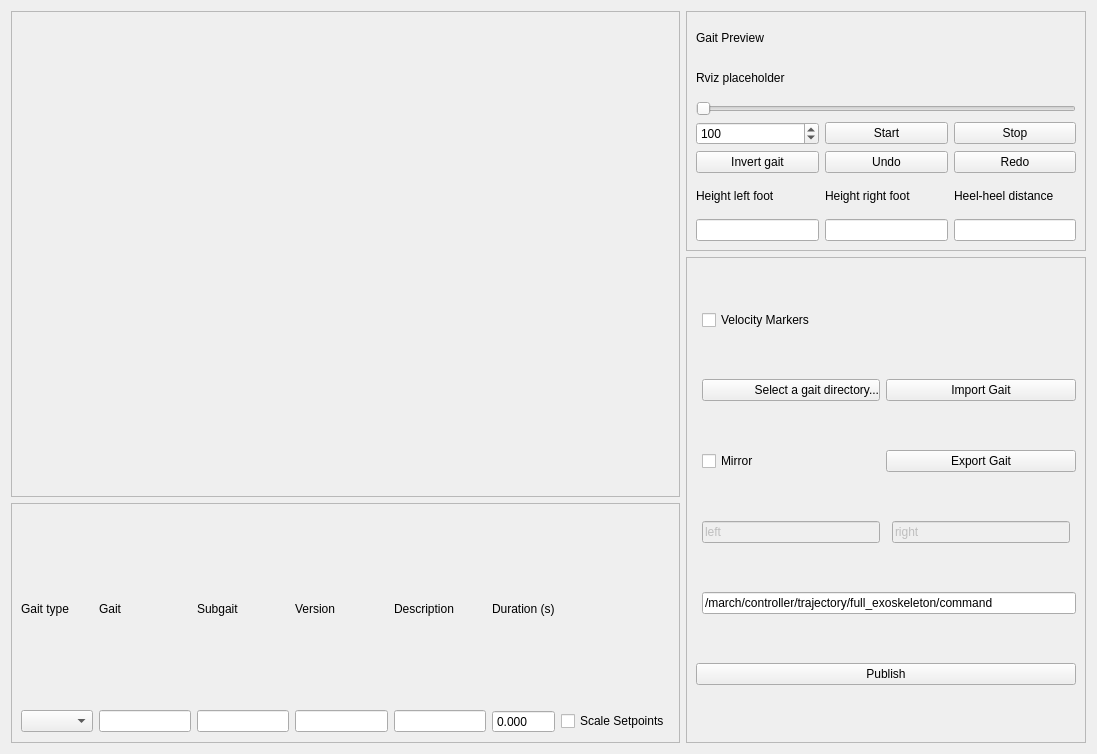
<?xml version="1.0" encoding="UTF-8"?>
<ui version="4.0">
 <class>March</class>
 <widget class="QWidget" name="March">
  <property name="geometry">
   <rect>
    <x>0</x>
    <y>0</y>
    <width>1097</width>
    <height>754</height>
   </rect>
  </property>
  <property name="windowTitle">
   <string>Form</string>
  </property>
  <layout class="QGridLayout" name="gridLayout_3">
   <item row="0" column="0" rowspan="2">
    <widget class="QFrame" name="JointSettingContainer">
     <property name="frameShape">
      <enum>QFrame::StyledPanel</enum>
     </property>
     <property name="frameShadow">
      <enum>QFrame::Raised</enum>
     </property>
     <layout class="QGridLayout" name="gridLayout_2"/>
    </widget>
   </item>
   <item row="2" column="0">
    <widget class="QFrame" name="GaitPropertiesFrame">
     <property name="frameShape">
      <enum>QFrame::StyledPanel</enum>
     </property>
     <property name="frameShadow">
      <enum>QFrame::Raised</enum>
     </property>
     <layout class="QGridLayout" name="gridLayout_5">
      <item row="0" column="1">
       <widget class="QLabel" name="GaitLabel">
        <property name="text">
         <string>Gait</string>
        </property>
       </widget>
      </item>
      <item row="2" column="6">
       <widget class="QLineEdit" name="Description"/>
      </item>
      <item row="0" column="7">
       <widget class="QLabel" name="DurationLabel">
        <property name="text">
         <string>Duration (s)</string>
        </property>
       </widget>
      </item>
      <item row="0" column="6">
       <widget class="QLabel" name="DescriptionLabel">
        <property name="text">
         <string>Description</string>
        </property>
       </widget>
      </item>
      <item row="0" column="3">
       <widget class="QLabel" name="VersionLabel">
        <property name="text">
         <string>Version</string>
        </property>
       </widget>
      </item>
      <item row="2" column="3">
       <widget class="QLineEdit" name="Version">
        <property name="sizePolicy">
         <sizepolicy hsizetype="Maximum" vsizetype="Fixed">
          <horstretch>0</horstretch>
          <verstretch>0</verstretch>
         </sizepolicy>
        </property>
       </widget>
      </item>
      <item row="2" column="9">
       <widget class="QCheckBox" name="ScaleSetpoints">
        <property name="toolTip">
         <string>Scale the setpoints based on their relative time when adjusting the duration.</string>
        </property>
        <property name="text">
         <string>Scale Setpoints</string>
        </property>
       </widget>
      </item>
      <item row="2" column="7">
       <widget class="QDoubleSpinBox" name="Duration">
        <property name="buttonSymbols">
         <enum>QAbstractSpinBox::NoButtons</enum>
        </property>
        <property name="decimals">
         <number>3</number>
        </property>
        <property name="singleStep">
         <double>0.000000000000000</double>
        </property>
       </widget>
      </item>
      <item row="2" column="2">
       <widget class="QLineEdit" name="Subgait"/>
      </item>
      <item row="0" column="2">
       <widget class="QLabel" name="SubgaitLabel">
        <property name="text">
         <string>Subgait</string>
        </property>
       </widget>
      </item>
      <item row="2" column="1">
       <widget class="QLineEdit" name="Gait">
        <property name="sizePolicy">
         <sizepolicy hsizetype="Maximum" vsizetype="Fixed">
          <horstretch>0</horstretch>
          <verstretch>0</verstretch>
         </sizepolicy>
        </property>
       </widget>
      </item>
      <item row="0" column="0">
       <widget class="QLabel" name="GaitTypeLabel">
        <property name="text">
         <string>Gait type</string>
        </property>
       </widget>
      </item>
      <item row="2" column="0">
       <widget class="QComboBox" name="GaitType"/>
      </item>
     </layout>
    </widget>
   </item>
   <item row="1" column="1" rowspan="2">
    <widget class="QFrame" name="SettingsFrame">
     <property name="sizePolicy">
      <sizepolicy hsizetype="Fixed" vsizetype="Minimum">
       <horstretch>0</horstretch>
       <verstretch>0</verstretch>
      </sizepolicy>
     </property>
     <property name="minimumSize">
      <size>
       <width>400</width>
       <height>0</height>
      </size>
     </property>
     <property name="frameShape">
      <enum>QFrame::StyledPanel</enum>
     </property>
     <property name="frameShadow">
      <enum>QFrame::Raised</enum>
     </property>
     <layout class="QGridLayout" name="gridLayout_4">
      <item row="7" column="2" colspan="4">
       <widget class="QLineEdit" name="TopicName">
        <property name="sizePolicy">
         <sizepolicy hsizetype="Expanding" vsizetype="Fixed">
          <horstretch>0</horstretch>
          <verstretch>0</verstretch>
         </sizepolicy>
        </property>
        <property name="text">
         <string>/march/controller/trajectory/full_exoskeleton/command</string>
        </property>
       </widget>
      </item>
      <item row="2" column="3" colspan="3">
       <widget class="QPushButton" name="Export">
        <property name="text">
         <string>Export Gait</string>
        </property>
       </widget>
      </item>
      <item row="2" column="2">
       <widget class="QCheckBox" name="Mirror">
        <property name="text">
         <string>Mirror</string>
        </property>
       </widget>
      </item>
      <item row="8" column="1" colspan="5">
       <widget class="QPushButton" name="Publish">
        <property name="sizePolicy">
         <sizepolicy hsizetype="Expanding" vsizetype="Fixed">
          <horstretch>0</horstretch>
          <verstretch>0</verstretch>
         </sizepolicy>
        </property>
        <property name="text">
         <string>Publish</string>
        </property>
       </widget>
      </item>
      <item row="1" column="3" colspan="3">
       <widget class="QPushButton" name="Import">
        <property name="sizePolicy">
         <sizepolicy hsizetype="Expanding" vsizetype="Fixed">
          <horstretch>0</horstretch>
          <verstretch>0</verstretch>
         </sizepolicy>
        </property>
        <property name="text">
         <string>Import Gait</string>
        </property>
       </widget>
      </item>
      <item row="1" column="2">
       <widget class="QPushButton" name="ChangeGaitDirectory">
        <property name="sizePolicy">
         <sizepolicy hsizetype="Expanding" vsizetype="Fixed">
          <horstretch>0</horstretch>
          <verstretch>0</verstretch>
         </sizepolicy>
        </property>
        <property name="maximumSize">
         <size>
          <width>200</width>
          <height>16777215</height>
         </size>
        </property>
        <property name="layoutDirection">
         <enum>Qt::LeftToRight</enum>
        </property>
        <property name="styleSheet">
         <string notr="true">#ChangeGaitDirectory {
Text-align: right
}</string>
        </property>
        <property name="text">
         <string>Select a gait directory...</string>
        </property>
       </widget>
      </item>
      <item row="3" column="2">
       <widget class="QLineEdit" name="Key1">
        <property name="enabled">
         <bool>false</bool>
        </property>
        <property name="text">
         <string>left</string>
        </property>
       </widget>
      </item>
      <item row="3" column="4">
       <widget class="QLineEdit" name="Key2">
        <property name="enabled">
         <bool>false</bool>
        </property>
        <property name="text">
         <string>right</string>
        </property>
       </widget>
      </item>
      <item row="0" column="2">
       <widget class="QCheckBox" name="ShowVelocityMarkers">
        <property name="text">
         <string>Velocity Markers</string>
        </property>
       </widget>
      </item>
     </layout>
    </widget>
   </item>
   <item row="0" column="1">
    <widget class="QFrame" name="RvizFrame">
     <property name="sizePolicy">
      <sizepolicy hsizetype="Fixed" vsizetype="Minimum">
       <horstretch>0</horstretch>
       <verstretch>0</verstretch>
      </sizepolicy>
     </property>
     <property name="minimumSize">
      <size>
       <width>400</width>
       <height>0</height>
      </size>
     </property>
     <property name="maximumSize">
      <size>
       <width>300</width>
       <height>16777215</height>
      </size>
     </property>
     <property name="frameShape">
      <enum>QFrame::StyledPanel</enum>
     </property>
     <property name="frameShadow">
      <enum>QFrame::Raised</enum>
     </property>
     <layout class="QGridLayout" name="gridLayout">
      <item row="1" column="0" colspan="3">
       <widget class="QLabel" name="RvizPlaceholder">
        <property name="minimumSize">
         <size>
          <width>400</width>
          <height>0</height>
         </size>
        </property>
        <property name="text">
         <string>Rviz placeholder</string>
        </property>
       </widget>
      </item>
      <item row="3" column="2">
       <widget class="QPushButton" name="Stop">
        <property name="text">
         <string>Stop</string>
        </property>
       </widget>
      </item>
      <item row="2" column="0" colspan="3">
       <widget class="QSlider" name="TimeSlider">
        <property name="orientation">
         <enum>Qt::Horizontal</enum>
        </property>
       </widget>
      </item>
      <item row="3" column="1">
       <widget class="QPushButton" name="Start">
        <property name="text">
         <string>Start</string>
        </property>
       </widget>
      </item>
      <item row="4" column="2">
       <widget class="QPushButton" name="Redo">
        <property name="text">
         <string>Redo</string>
        </property>
       </widget>
      </item>
      <item row="4" column="1">
       <widget class="QPushButton" name="Undo">
        <property name="text">
         <string>Undo</string>
        </property>
       </widget>
      </item>
      <item row="0" column="0" colspan="3">
       <widget class="QLabel" name="Label">
        <property name="text">
         <string>Gait Preview</string>
        </property>
       </widget>
      </item>
      <item row="3" column="0">
       <widget class="QSpinBox" name="PlaybackSpeed">
        <property name="maximum">
         <number>500</number>
        </property>
        <property name="value">
         <number>100</number>
        </property>
       </widget>
      </item>
      <item row="6" column="0">
       <widget class="QLineEdit" name="HeightLeft">
        <property name="readOnly">
         <bool>true</bool>
        </property>
       </widget>
      </item>
      <item row="5" column="2">
       <widget class="QLabel" name="HeelHeelDistanceLabel">
        <property name="text">
         <string>Heel-heel distance</string>
        </property>
       </widget>
      </item>
      <item row="6" column="1">
       <widget class="QLineEdit" name="HeightRight">
        <property name="readOnly">
         <bool>true</bool>
        </property>
       </widget>
      </item>
      <item row="5" column="0">
       <widget class="QLabel" name="HeightLeftLabel">
        <property name="text">
         <string>Height left foot</string>
        </property>
       </widget>
      </item>
      <item row="5" column="1">
       <widget class="QLabel" name="HeightRightLabel">
        <property name="text">
         <string>Height right foot</string>
        </property>
       </widget>
      </item>
      <item row="6" column="2">
       <widget class="QLineEdit" name="HeelHeelDistance">
        <property name="readOnly">
         <bool>true</bool>
        </property>
       </widget>
      </item>
      <item row="4" column="0">
       <widget class="QPushButton" name="Invert">
        <property name="text">
         <string>Invert gait</string>
        </property>
       </widget>
      </item>
     </layout>
    </widget>
   </item>
  </layout>
 </widget>
 <resources/>
 <connections/>
</ui>
